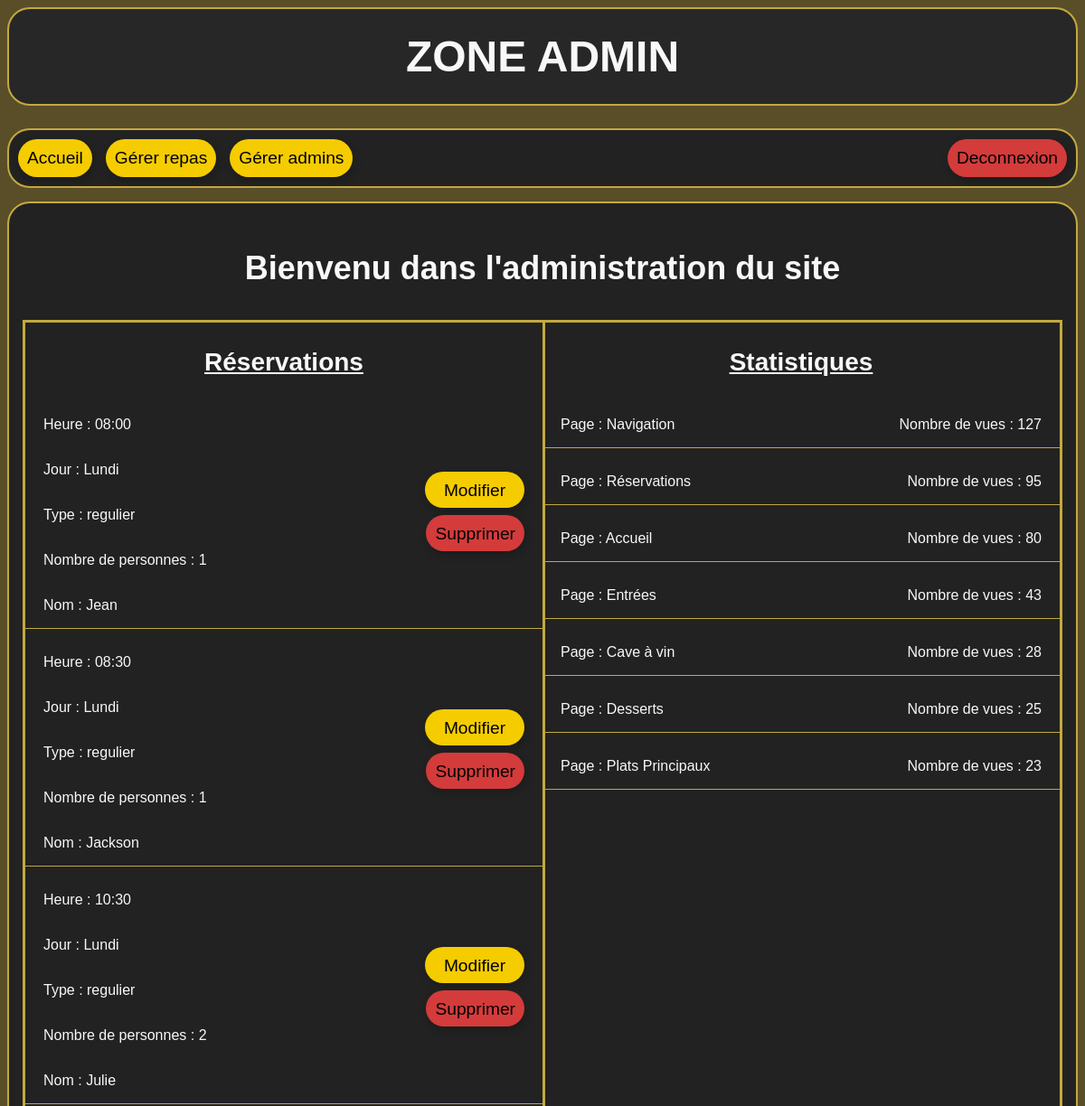
Page /admin/index.php (signed in, upper part) on the earlier database version.
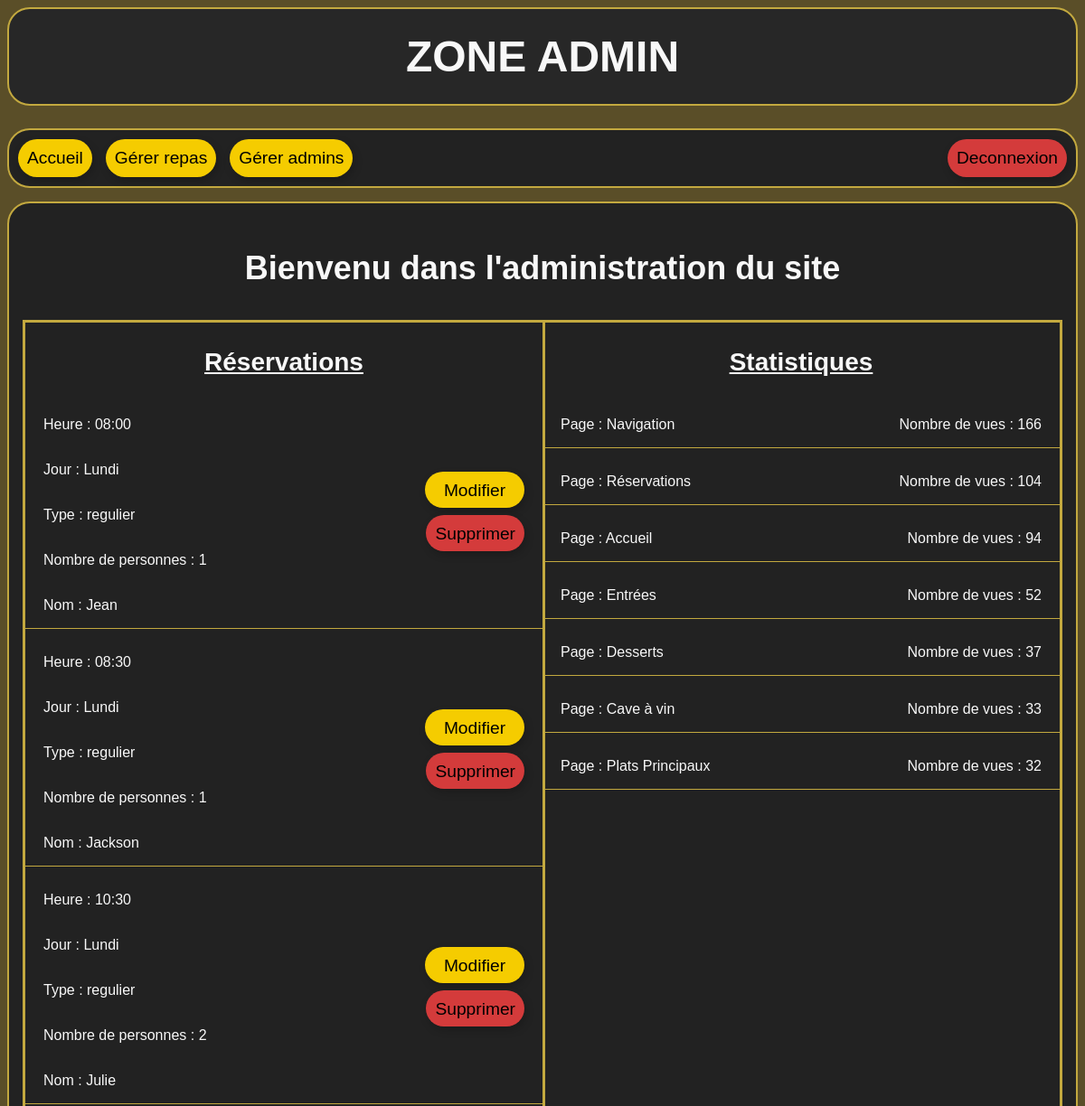
Same page on the later database version.
### tables this page shows
CREATE TABLE "reservations" (
	"id"	INTEGER NOT NULL UNIQUE,
	"jour"	TEXT NOT NULL,
	"type"	TEXT NOT NULL,
	"nom"	TEXT NOT NULL,
	"nb"	INTEGER NOT NULL,
	"temps"	TEXT NOT NULL,
	PRIMARY KEY("id" AUTOINCREMENT)
);

CREATE TABLE "vues" (
	"id"	INTEGER NOT NULL UNIQUE,
	"page"	TEXT NOT NULL UNIQUE,
	"nb"	INTEGER NOT NULL,
	PRIMARY KEY("id" AUTOINCREMENT)
);

### admin/index.php (the view, shortened to what this page needs)
<?php
include "../includes/base.php";
$nb_reservations_par_page = 6;
$page_reservations = $_GET["page"] ?? 1;
$sql = "
    SELECT id, jour, type, nom, nb, temps
    FROM reservations
	ORDER BY
		CASE jour
			WHEN 'Lundi' THEN 1
			WHEN 'Mardi' THEN 2
			WHEN 'Mercredi' THEN 3
			WHEN 'Jeudi' THEN 4
			WHEN 'Vendredi' THEN 5
			WHEN 'Samedi' THEN 6
			WHEN 'Dimanche' THEN 7
			END,
			temps
    LIMIT :limit
    OFFSET :offset
    ";
$stmt = $bdd->prepare($sql);
$stmt->execute([
    ":limit" => $nb_reservations_par_page,
    ":offset" => ($page_reservations - 1) * $nb_reservations_par_page
]);
$les_reservations = $stmt->fetchAll();
$sql = "
    SELECT *
    FROM vues
    ORDER BY nb DESC
    ";
$stmt = $bdd->prepare($sql);
$stmt->execute();
$pages = $stmt->fetchAll();
?>
<!DOCTYPE html>
<html lang="en">
<head>
    <link rel="stylesheet" href="../css/style_admin.css">
</head>
<body>
    <header>
        <h1>Zone admin</h1>
        <nav>
            <a class="changement_page" href="index.php"> Accueil </a>
            <a class="changement_page" href="repas/repas.php"> Gérer repas </a>
            <a class="changement_page" href="employes/gestion_admin.php"> Gérer admins </a>
            <a class="deconnexion" href="deconnexion.php"> Deconnexion </a>
        </nav>
    </header>
    <main>
        <p class="bienvenu">
            Bienvenu dans l'administration du site
        </p>
        <div class="conteneur">
            <div class="reservations">
                <p class="titre-section">Réservations</p>
                <?php foreach ($les_reservations as $une_reservation): ?>
                    <div class="une-reservation">
                        <div class="reservation-infos">
                            <p class="res-heure">Heure : <?= $une_reservation["temps"] ?></p>
                            <p class="res-jour">Jour : <?= $une_reservation["jour"] ?></p>
                            <p class="res-type">Type : <?= $une_reservation["type"] ?></p>
                            <p class="res-nb">Nombre de personnes : <?= $une_reservation["nb"] ?></p>
                            <p class="res-nom">Nom : <?= $une_reservation["nom"] ?></p>
                        </div>
                        <div class="btn-reservation">
                            <a class="modifier"
                                href="modifier_reservation.php?id=<?= $une_reservation['id'] ?>">Modifier</a>
                            <a class="supprimer" href="index.php?supprimer=<?= $une_reservation['id'] ?>">Supprimer</a>
                        </div>
                    </div>
                <?php endforeach ?>
            </div>
            <div class="statistiques">
                <p class="titre-section">Statistiques</p>
                <?php foreach ($pages as $page): ?>
                    <div class="une-statistique">
                        <p>Page : <?= $page["page"] ?></p>
                        <p class="nb-vues"> Nombre de vues : <?= $page["nb"] ?></p>
                    </div>
                <?php endforeach ?>
            </div>
        </div>
    </main>
</body>
</html>

### css/style_admin.css (style rules this page uses)
body { font-family: Arial, Helvetica, sans-serif; background-color: #5a4e28; }
header { text-align: center; }
h1 { margin: 0 0 25px 0; color: #F8F8F8; background-color: #272727; padding: 25px; border-radius: 25px; text-align: center; font-size: 48px; text-transform: uppercase; font-family: 'Raleway', sans-serif; border: 2px solid #C3A93F; }
h2, p.bienvenu { font-size: 36px; color: #F8F8F8; text-align: center; font-family: 'Raleway', sans-serif; }
p { font-family: 'Raleway', sans-serif; }
nav { background-color: #222222; padding: 10px; border-radius: 25px; display: flex; justify-content: center; gap: 15px; margin-bottom: 15px; border: 2px solid #C3A93F; }
.titre-section { font-size: 28px; font-weight: bold; text-decoration: underline; }
.une-reservation, .une-statistique { display: flex; justify-content: space-between; align-items: center; border-bottom: 1px solid #C3A93F; margin-bottom: 12px; padding: 0 20px; }
.une-reservation a { height: 20px; }
a.modifier { width: 90px; }
a, input.modifier, input.ajouter { border: none; padding: 10px; border-radius: 50px; text-decoration: none; color: black; font-size: larger; box-shadow: 2px 4px 10px rgba(0, 0, 0, 0.2); text-align: center; }
.bienvenu { text-align: center; font-size: 38px; font-weight: bold; }

Differences in the rows shown:
changed vues "Navigation": nb "127" → "166"
changed vues "Réservations": nb "95" → "104"
changed vues "Accueil": nb "80" → "94"
changed vues "Entrées": nb "43" → "52"
changed vues "Desserts": nb "25" → "37"; moves up the list
changed vues "Cave à vin": nb "28" → "33"
changed vues "Plats Principaux": nb "23" → "32"
